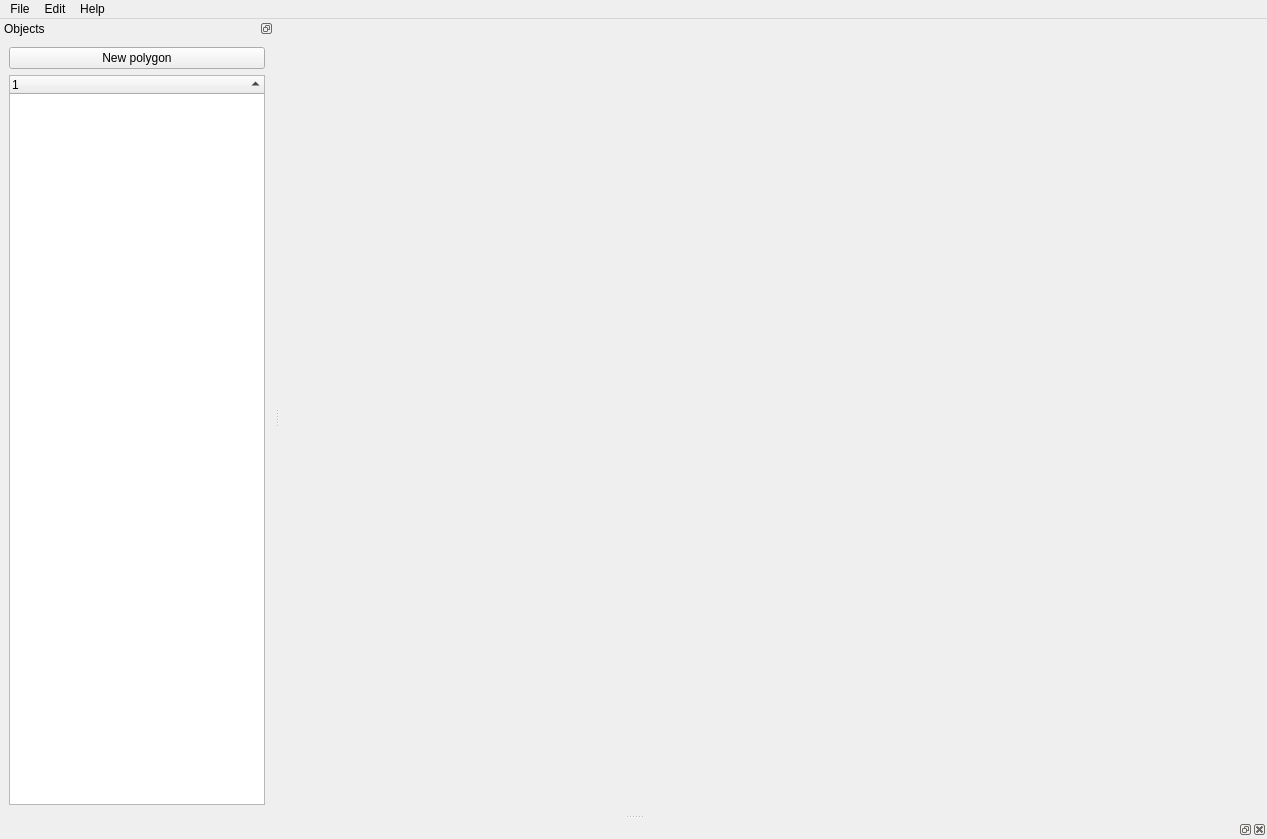
<?xml version="1.0" encoding="UTF-8"?>
<ui version="4.0">
 <class>MainWindow</class>
 <widget class="QMainWindow" name="MainWindow">
  <property name="geometry">
   <rect>
    <x>0</x>
    <y>0</y>
    <width>1267</width>
    <height>839</height>
   </rect>
  </property>
  <property name="windowTitle">
   <string>MainWindow</string>
  </property>
  <widget class="QWidget" name="centralwidget">
   <layout class="QVBoxLayout" name="verticalLayout">
    <property name="spacing">
     <number>0</number>
    </property>
    <property name="leftMargin">
     <number>5</number>
    </property>
    <property name="topMargin">
     <number>5</number>
    </property>
    <property name="rightMargin">
     <number>5</number>
    </property>
    <property name="bottomMargin">
     <number>5</number>
    </property>
    <item>
     <widget class="Area" name="paintArea" native="true">
      <property name="styleSheet">
       <string notr="true"/>
      </property>
     </widget>
    </item>
   </layout>
  </widget>
  <widget class="QDockWidget" name="treeDock">
   <property name="styleSheet">
    <string notr="true"/>
   </property>
   <property name="features">
    <set>QDockWidget::DockWidgetFeature::DockWidgetFloatable|QDockWidget::DockWidgetFeature::DockWidgetMovable</set>
   </property>
   <property name="allowedAreas">
    <set>Qt::DockWidgetArea::LeftDockWidgetArea</set>
   </property>
   <property name="windowTitle">
    <string>Objects</string>
   </property>
   <attribute name="dockWidgetArea">
    <number>1</number>
   </attribute>
   <widget class="QWidget" name="dockWidgetContents">
    <layout class="QVBoxLayout" name="verticalLayout_2">
     <item>
      <widget class="QPushButton" name="newPolygonBtn">
       <property name="text">
        <string>New polygon</string>
       </property>
      </widget>
     </item>
     <item>
      <widget class="QTreeWidget" name="tree">
       <property name="contextMenuPolicy">
        <enum>Qt::ContextMenuPolicy::CustomContextMenu</enum>
       </property>
       <property name="editTriggers">
        <set>QAbstractItemView::EditTrigger::NoEditTriggers</set>
       </property>
       <property name="sortingEnabled">
        <bool>true</bool>
       </property>
       <column>
        <property name="text">
         <string notr="true">1</string>
        </property>
       </column>
      </widget>
     </item>
    </layout>
   </widget>
  </widget>
  <widget class="QDockWidget" name="editorDock">
   <property name="floating">
    <bool>false</bool>
   </property>
   <property name="allowedAreas">
    <set>Qt::DockWidgetArea::BottomDockWidgetArea</set>
   </property>
   <property name="windowTitle">
    <string/>
   </property>
   <attribute name="dockWidgetArea">
    <number>8</number>
   </attribute>
   <widget class="QWidget" name="dockWidgetContents_2"/>
  </widget>
  <widget class="QMenuBar" name="menuBar">
   <property name="geometry">
    <rect>
     <x>0</x>
     <y>0</y>
     <width>1267</width>
     <height>23</height>
    </rect>
   </property>
   <widget class="QMenu" name="menuFile">
    <property name="title">
     <string>File</string>
    </property>
    <addaction name="actionNew_file"/>
    <addaction name="actionOpen_File"/>
    <addaction name="actionSave"/>
    <addaction name="actionSave_As"/>
    <addaction name="actionQuit"/>
    <addaction name="actionQuit_2"/>
   </widget>
   <widget class="QMenu" name="menuEdit">
    <property name="title">
     <string>Edit</string>
    </property>
    <addaction name="actionUndo"/>
    <addaction name="actionRedo"/>
    <addaction name="separator"/>
    <addaction name="actionFind"/>
   </widget>
   <widget class="QMenu" name="menuHelp">
    <property name="title">
     <string>Help</string>
    </property>
   </widget>
   <addaction name="menuFile"/>
   <addaction name="menuEdit"/>
   <addaction name="menuHelp"/>
  </widget>
  <action name="actionNew_file">
   <property name="text">
    <string>New File</string>
   </property>
  </action>
  <action name="actionOpen_File">
   <property name="text">
    <string>Open File</string>
   </property>
  </action>
  <action name="actionSave">
   <property name="text">
    <string>Save</string>
   </property>
  </action>
  <action name="actionSave_As">
   <property name="text">
    <string>Save As...</string>
   </property>
  </action>
  <action name="actionQuit">
   <property name="text">
    <string>Preferences</string>
   </property>
  </action>
  <action name="actionUndo">
   <property name="text">
    <string>Undo</string>
   </property>
  </action>
  <action name="actionRedo">
   <property name="text">
    <string>Redo</string>
   </property>
  </action>
  <action name="actionFind">
   <property name="text">
    <string>Find...</string>
   </property>
  </action>
  <action name="actionQuit_2">
   <property name="text">
    <string>Quit</string>
   </property>
  </action>
 </widget>
 <customwidgets>
  <customwidget>
   <class>Area</class>
   <container>1</container>
  </customwidget>
 </customwidgets>
 <resources/>
 <connections/>
</ui>
